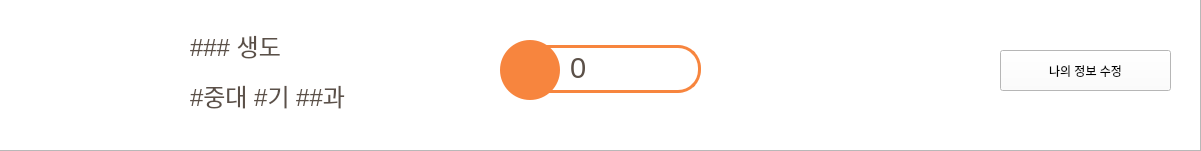
  <widget class="QFrame" name="frame_5">
   <property name="geometry">
    <rect>
     <x>0</x>
     <y>0</y>
     <width>1201</width>
     <height>151</height>
    </rect>
   </property>
   <property name="frameShape">
    <enum>QFrame::StyledPanel</enum>
   </property>
   <property name="frameShadow">
    <enum>QFrame::Raised</enum>
   </property>
   <widget class="QLabel" name="topbg_8">
    <property name="geometry">
     <rect>
      <x>520</x>
      <y>45</y>
      <width>181</width>
      <height>48</height>
     </rect>
    </property>
    <property name="styleSheet">
     <string notr="true">border-radius:23px;
border-style:solid;
border-color: rgb(247, 133, 62);
border-width:3px;
background-color:white;</string>
    </property>
    <property name="text">
     <string/>
    </property>
   </widget>
   <widget class="QLabel" name="topbg_9">
    <property name="geometry">
     <rect>
      <x>500</x>
      <y>40</y>
      <width>60</width>
      <height>60</height>
     </rect>
    </property>
    <property name="styleSheet">
     <string notr="true">border-radius:30px;
background-color:rgb(247, 133, 62);</string>
    </property>
    <property name="text">
     <string/>
    </property>
   </widget>
   <widget class="QLabel" name="label_point">
    <property name="geometry">
     <rect>
      <x>508</x>
      <y>47</y>
      <width>45</width>
      <height>45</height>
     </rect>
    </property>
    <property name="minimumSize">
     <size>
      <width>45</width>
      <height>45</height>
     </size>
    </property>
    <property name="maximumSize">
     <size>
      <width>45</width>
      <height>45</height>
     </size>
    </property>
    <property name="styleSheet">
     <string notr="true">image: url(:/icon/디자인/coin (1).png);</string>
    </property>
    <property name="text">
     <string/>
    </property>
    <property name="pixmap">
     <pixmap resource="myres.qrc">:/icon/디자인/coin (1).png</pixmap>
    </property>
    <property name="scaledContents">
     <bool>true</bool>
    </property>
   </widget>
   <widget class="QLabel" name="label_11">
    <property name="geometry">
     <rect>
      <x>570</x>
      <y>43</y>
      <width>151</width>
      <height>51</height>
     </rect>
    </property>
    <property name="font">
     <font>
      <pointsize>14</pointsize>
      <weight>75</weight>
      <italic>true</italic>
      <bold>true</bold>
     </font>
    </property>
    <property name="styleSheet">
     <string notr="true">color:rgb(91, 80, 72)</string>
    </property>
    <property name="text">
     <string>&lt;html&gt;&lt;head/&gt;&lt;body&gt;&lt;p&gt;&lt;span style=&quot; font-size:22pt; font-weight:400; font-style:normal;&quot;&gt;0&lt;/span&gt;&lt;/p&gt;&lt;/body&gt;&lt;/html&gt;</string>
    </property>
   </widget>
   <widget class="QLabel" name="label_14">
    <property name="geometry">
     <rect>
      <x>190</x>
      <y>20</y>
      <width>111</width>
      <height>51</height>
     </rect>
    </property>
    <property name="font">
     <font>
      <pointsize>14</pointsize>
      <weight>75</weight>
      <italic>true</italic>
      <bold>true</bold>
     </font>
    </property>
    <property name="styleSheet">
     <string notr="true">color:rgb(91, 80, 72)</string>
    </property>
    <property name="text">
     <string>&lt;html&gt;&lt;head/&gt;&lt;body&gt;&lt;p&gt;&lt;span style=&quot; font-size:18pt; font-weight:400; font-style:normal;&quot;&gt;###   생도&lt;/span&gt;&lt;/p&gt;&lt;/body&gt;&lt;/html&gt;</string>
    </property>
   </widget>
   <widget class="QLabel" name="label_user">
    <property name="geometry">
     <rect>
      <x>60</x>
      <y>20</y>
      <width>111</width>
      <height>111</height>
     </rect>
    </property>
    <property name="minimumSize">
     <size>
      <width>111</width>
      <height>111</height>
     </size>
    </property>
    <property name="maximumSize">
     <size>
      <width>111</width>
      <height>111</height>
     </size>
    </property>
    <property name="styleSheet">
     <string notr="true">image: url(:/icon/디자인/user (2).png);</string>
    </property>
    <property name="text">
     <string/>
    </property>
    <property name="pixmap">
     <pixmap resource="myres.qrc">:/icon/디자인/user (2).png</pixmap>
    </property>
    <property name="scaledContents">
     <bool>true</bool>
    </property>
   </widget>
   <widget class="QLabel" name="label_15">
    <property name="geometry">
     <rect>
      <x>190</x>
      <y>70</y>
      <width>201</width>
      <height>51</height>
     </rect>
    </property>
    <property name="font">
     <font>
      <pointsize>14</pointsize>
      <weight>75</weight>
      <italic>true</italic>
      <bold>true</bold>
     </font>
    </property>
    <property name="styleSheet">
     <string notr="true">color:rgb(91, 80, 72)</string>
    </property>
    <property name="text">
     <string>&lt;html&gt;&lt;head/&gt;&lt;body&gt;&lt;p&gt;&lt;span style=&quot; font-size:18pt; font-weight:400; font-style:normal;&quot;&gt;#중대 #기 ##과&lt;/span&gt;&lt;/p&gt;&lt;/body&gt;&lt;/html&gt;</string>
    </property>
   </widget>
   <widget class="QLabel" name="topbg">
    <property name="geometry">
     <rect>
      <x>0</x>
      <y>0</y>
      <width>1200</width>
      <height>150</height>
     </rect>
    </property>
    <property name="styleSheet">
     <string notr="true">background-color:rgb(255, 255, 255)</string>
    </property>
    <property name="text">
     <string/>
    </property>
   </widget>
   <widget class="QPushButton" name="bt_change">
    <property name="geometry">
     <rect>
      <x>1000</x>
      <y>50</y>
      <width>171</width>
      <height>41</height>
     </rect>
    </property>
    <property name="styleSheet">
     <string notr="true">background-color:rgb(255, 255, 255);
font: 29 16pt &quot;Noto Sans CJK HK DemiLight&quot;;
</string>
    </property>
    <property name="text">
     <string>나의 정보 수정</string>
    </property>
   </widget>
   <zorder>topbg</zorder>
   <zorder>topbg_8</zorder>
   <zorder>topbg_9</zorder>
   <zorder>label_point</zorder>
   <zorder>label_11</zorder>
   <zorder>label_14</zorder>
   <zorder>label_user</zorder>
   <zorder>label_15</zorder>
   <zorder>bt_change</zorder>
  </widget>
